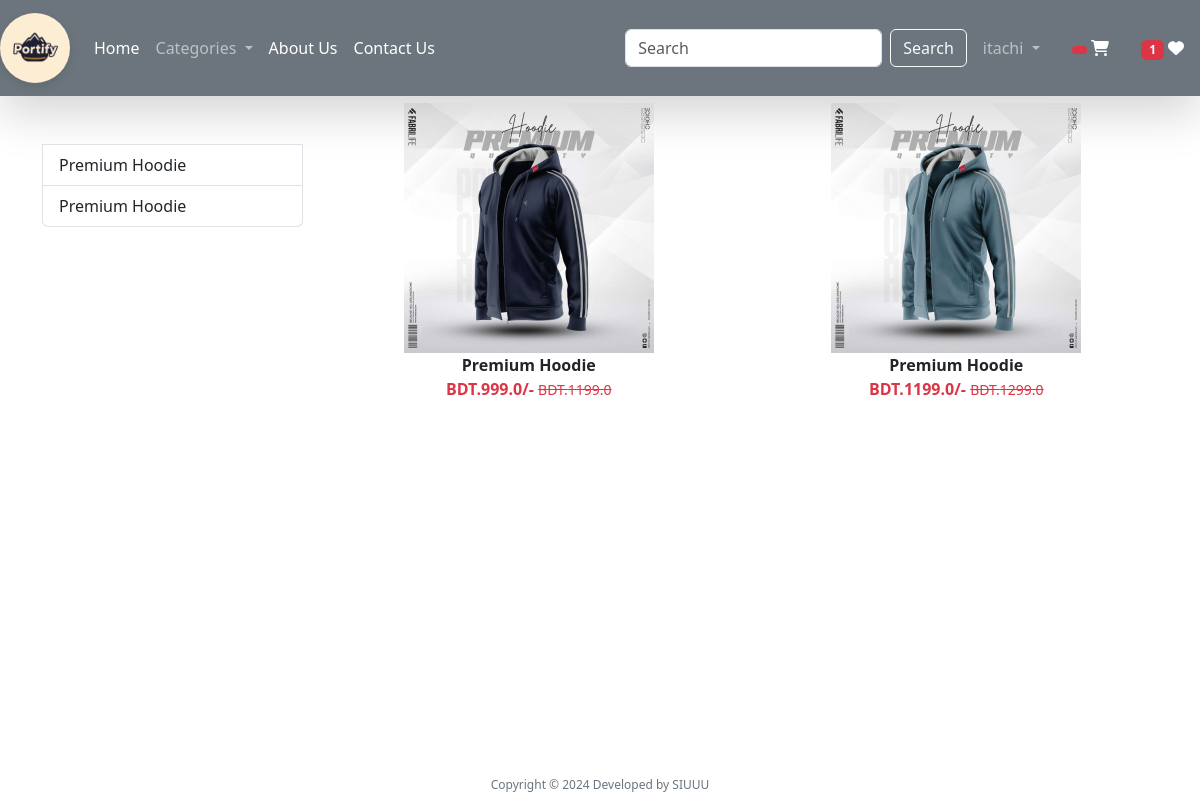
/category/Ho (signed in), run on the app's committed database.
### app/models.py (models this page shows, shortened)
class Product(models.Model):
    title = models.CharField(max_length=100)
    selling_price = models.FloatField()
    discounted_price = models.FloatField()
    description = models.TextField()
    composition = models.TextField(default='')
    prodapp = models.TextField(default='')
    category = models.CharField(choices=CATEGORY_CHOICE, max_length=5)
    product_image = models.ImageField(upload_to='product')

### app/views.py (the view)
# urls.py: path('category/<slug:val>',views.CategoryView.as_view(),name='category'),
@method_decorator(login_required,name='dispatch')
class CategoryView(View):
    def get(self, request, val):
        totalitem = 0
        if request.user.is_authenticated:
            totalitem = len(Cart.objects.filter(user = request.user))
        item_in_wishlist = 0
        if request.user.is_authenticated:
            item_in_wishlist = len(Wishlist.objects.filter(user = request.user))
        product = Product.objects.filter(category=val)
        title = Product.objects.filter(category=val).values('title')
        return render(request, "app/category.html", locals())

### app/templates/app/category.html (shortened to what this page needs)
{% extends 'app/base.html' %}
{% load static %}
{% block main-content %}
<div class="container">
    <div class="row">
        <div class="col-sm-3">
            <div class="list-group">
                <br>
                <br>
                {% for val in title %}
                <a href="{% url 'category-title' val.title %}" class="list-group-item list-group-item-action"
                    aria-current="true">
                    {{val.title}}
                </a>
                {% endfor %}
            </div>
        </div>
        <div class="col-sm-9">
            <div class="row">
                {% for prod in product %}
                <div class="col text-center mb-4">
                    <a href="{% url 'product-detail' prod.id %}" class="btn">
                        <div>
                            <img src="{{prod.product_image.url}}" width="250px" height="250px">
                            <div class="fw-bold">{{prod.title}}</div>
                            <div class="fw-bold text-danger">
                                BDT.{{prod.discounted_price}}/-
                                <small class="fw-light text-decoration-line-through">
                                    BDT.{{prod.selling_price}}
                                </small>
                            </div>
                        </div>
                    </a>
                </div>
                {% endfor %}
            </div>
        </div>
    </div>
</div>
{% endblock main-content %}

### app/templates/app/base.html (shortened to what this page needs)
{% load static %}
<!DOCTYPE html>
<html lang="en">
<head>
    <link href="https://cdn.jsdelivr.net/npm/bootstrap@5.3.3/dist/css/bootstrap.min.css" rel="stylesheet"
>
    <link rel="stylesheet" href="{% static 'app/css/owl.carousel.min.css'%}">
    <link rel="stylesheet" href="{% static 'app/css/all.min.css'%}">
    <link rel="stylesheet" href="{% static 'app/css/style.css' %}">
    <link rel="stylesheet" href="https://cdnjs.cloudflare.com/ajax/libs/font-awesome/6.0.0-beta3/css/all.min.css">
</head>
<body>
   <nav class="navbar navbar-expand-lg navbar-dark bg-secondary shadow-lg">
      <div class="container-fluid">
        <a class="navbar-brand" href="#">
    <img src="{% static 'app/images/output.jpg' %}" height="70" width="70" class="logo">
</a>
        <div class="collapse navbar-collapse" id="navbarSupportedContent">
          <ul class="navbar-nav me-auto mb-2 mb-lg-0">
            {% if request.user.is_authenticated %}
            <li class="nav-item">
              <a class="nav-link active" aria-current="page" href="/">Home</a>
            </li>
            <li class="nav-item dropdown">
              <a class="nav-link dropdown-toggle" href="#" role="button" data-bs-toggle="dropdown" aria-expanded="false">
                Categories
              </a>
            </li>
            <li class="nav-item">
              <a class="nav-link text-white" href="{% url 'about' %}">About Us</a>
            </li>
            <li class="nav-item">
              <a class="nav-link text-white" href="{% url 'contact' %}">Contact Us</a>
            </li>
          </ul>
          <form class="d-flex" role="search" action="/search">
            <input class="form-control me-2" type="search" placeholder="Search" name="search" aria-label="Search">
            <button class="btn btn-outline-light" type="submit">Search</button>
          </form>
        </div>
        <ul class="navbar-nav me-auto mb-2 mb-lg-0">
          <li class="nav-item dropdown mx-2">
            <a class="nav-link dropdown-toggle" href="#" role="button" data-bs-toggle="dropdown" aria-expanded="false">
              {{request.user}}
            </a>
          </li>
          <li class="nav-item dropdown mx-2">
            <a class="nav-link text-white" href="{% url 'showcart' %}">
                <span class="badge bg-danger">
                </span>
                <i class="fa fa-shopping-cart"></i>
            </a>
          </li>
                <li class="nav-item dropdown mx-2">
                    <a class="nav-link text-white" href="{% url 'wishlist' %}"> <span class="badge bg-danger"> {% if item_in_wishlist > 0 %}{{item_in_wishlist}} {% endif %} </span> <i class="fa fa-heart"></i></a>
                </li>
          {% endif %}
        </ul>
      </div>
    </nav>
    {% block main-content %} {% endblock main-content %}
    <footer class="container-fluid fixed-bottom">
        <div class="text-center">
            <span>
                Copyright &copy;
                <script>document.write(new Date().getFullYear())</script> Developed by SIUUU
            </span>
        </div>
    </footer>
</body>
</html>

### app/templates/app/base.html (style rules this page uses)
.navbar-brand { position: relative; }
.logo { transition: transform 0.3s ease, filter 0.3s ease; cursor: pointer; border-radius: 50%; box-shadow: 0 4px 10px rgba(0, 0, 0, 0.1); }
.logo { animation: bounce 2s infinite; }
footer { padding: 5px 0; }
.text-center span { font-size: 12px; color: #6c757d; padding: 0; }
.container-fluid { padding-left: 0; padding-right: 0; }

### data on the page
Product: product_image (picture), title "Premium Hoodie", discounted_price "999.0", selling_price "1199.0"
Product: product_image (picture), title "Premium Hoodie", discounted_price "1199.0", selling_price "1299.0"

### other printed values
{{ request.user }} "itachi"
{{ item_in_wishlist }} "1"
{{ val.title }} "Premium Hoodie" "Premium Hoodie"
